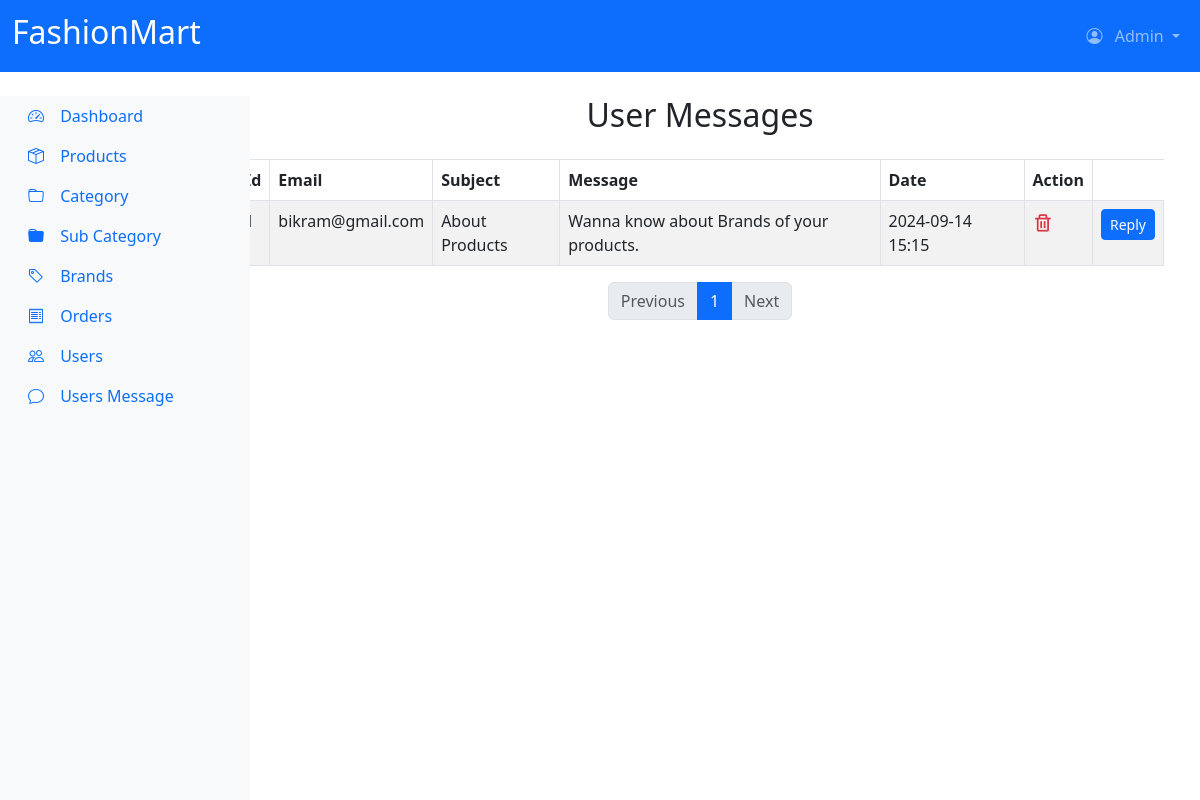
Page /adminDashboard/userMessage/ on the earlier database version.
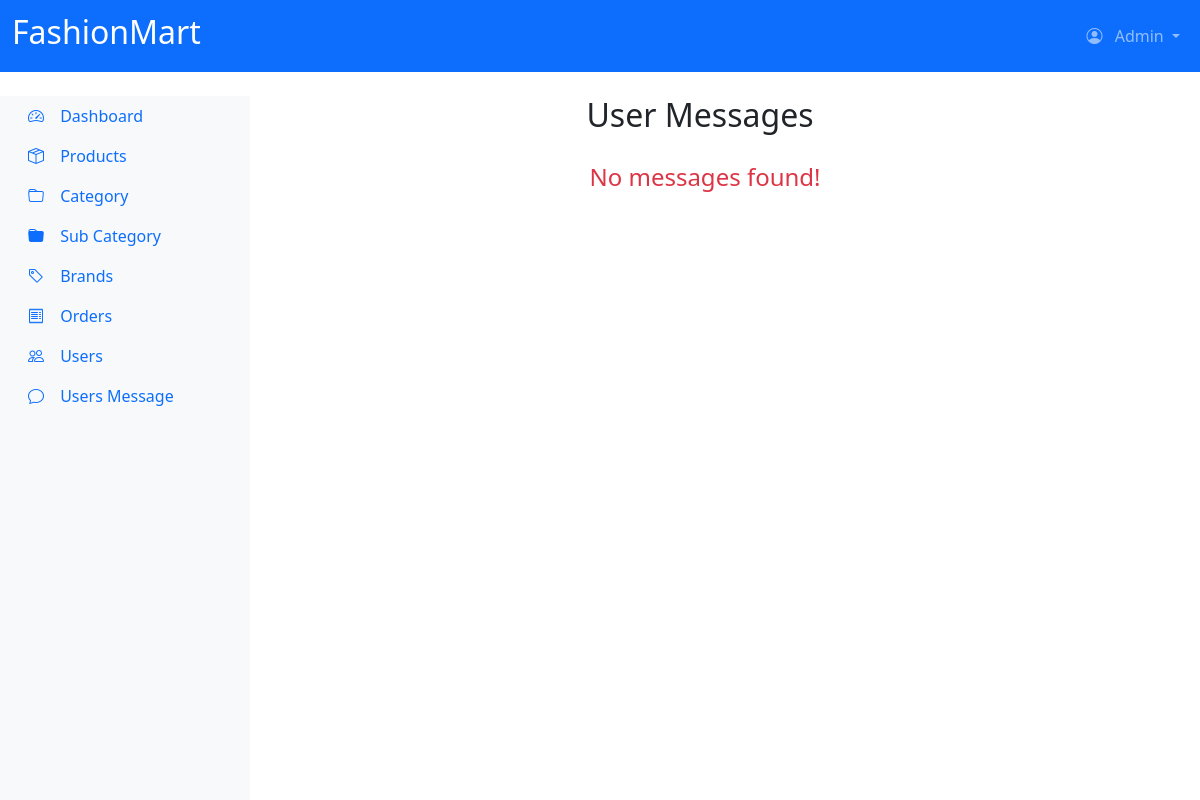
Same page on the later database version.
### myeSite/models.py (models this page shows, shortened)
class ContactUs(models.Model):
    user = models.ForeignKey(User, on_delete=models.CASCADE, null=True, blank=True)
    fullname = models.CharField(max_length=100)
    email = models.EmailField(max_length=100)
    phone = models.CharField(max_length=15, blank=True, null=True)
    subject = models.CharField(max_length=100)
    message = models.TextField()
    created_at = models.DateTimeField(auto_now_add=True)

### myeSite/views.py (the view)
# urls.py: path('adminDashboard/userMessage/', views.UserMsg, name='usermsg'),
def UserMsg(request):
    messages = ContactUs.objects.all().order_by('-created_at')
    paginator = Paginator(messages, 4)
    page_number = request.GET.get('page')
    page_obj = paginator.get_page(page_number)
    return render(request, 'myeSite/admin/userMsg.html', {'page_obj': page_obj})

### myeSite/context_processors.py (called while the page is built)
def categories_processor(request):
    categories = Category.objects.all().prefetch_related('subcategories')
    return {'categories': categories}

def wishlist_item_count(request):
    if request.user.is_authenticated:
        wishlist_item_count = Wishlist.objects.filter(user=request.user).count()
    else:
        wishlist_item_count = 0
    return {'wishlist_item_count': wishlist_item_count}

### myeSite/templates/myeSite/admin/userMsg.html (shortened to what this page needs)
{% extends "myeSite/admin/base.html" %}
{% load static %}
{% block content %}
<div class="container mt-4">
    <h2 class="text-center text-dark mb-4">User Messages</h2>
    <table class="table table-bordered table-striped">
        <thead class="thead-dark">
            {% for message in page_obj %}
            <tr>
                <th>Id</th>
                <th>Email</th>
                <th>Subject</th>
                <th>Message</th>
                <th style="width:9rem;">Date</th>
                <th>Action</th>
            </tr>
        </thead>
        <tbody>
                <tr>
                    <td>{{ forloop.counter }}</td>
                    <td>{{ message.email }}</td>
                    <td>{{ message.subject }}</td>
                    <td>{{ message.message}}</td>
                    <td>{{ message.created_at|date:"Y-m-d H:i" }}</td>
                    <td>
                        <a href="{% url 'deleteMessage' message.id %}"><i class="bx bx-trash text-danger" style="font-size:1.3rem;"></i></a>
                    </td>
                    <td>
                        <a href="mailto:{{ message.email }}?subject=Re: {{ message.subject }}" class="btn btn-primary btn-sm">Reply</a>
                    </td>
                </tr>
        </tbody>
    </table>
     <nav aria-label="Page navigation">
        <ul class="pagination justify-content-center">
            {% if page_obj.has_previous %}
                <li class="page-item">
                    <a class="page-link" href="?page={{ page_obj.previous_page_number }}">Previous</a>
                </li>
            {% else %}
                <li class="page-item disabled">
                    <a class="page-link">Previous</a>
                </li>
            {% endif %}
            {% for num in page_obj.paginator.page_range %}
                {% if page_obj.number == num %}
                    <li class="page-item active"><a class="page-link" href="?page={{ num }}">{{ num }}</a></li>
                {% else %}
                    <li class="page-item"><a class="page-link" href="?page={{ num }}">{{ num }}</a></li>
                {% endif %}
            {% endfor %}
            {% if page_obj.has_next %}
                <li class="page-item">
                    <a class="page-link" href="?page={{ page_obj.next_page_number }}">Next</a>
                </li>
            {% else %}
                <li class="page-item disabled">
                    <a class="page-link">Next</a>
                </li>
            {% endif %}
        </ul>
    </nav>
    {% empty %}
                <tr>
                    <p class="text-center fs-4 text-danger">No messages found!</p>
                </tr>
            {% endfor %}
</div>
{% endblock %}

Differences in the rows shown:
removed ContactUs: email "bikram@gmail.com", subject "About Products", message "Wanna know about Brands of your products.", created_at "2024-09-14 15:15", page_range "1"
Other differences:
text now shown: "No messages found!"
